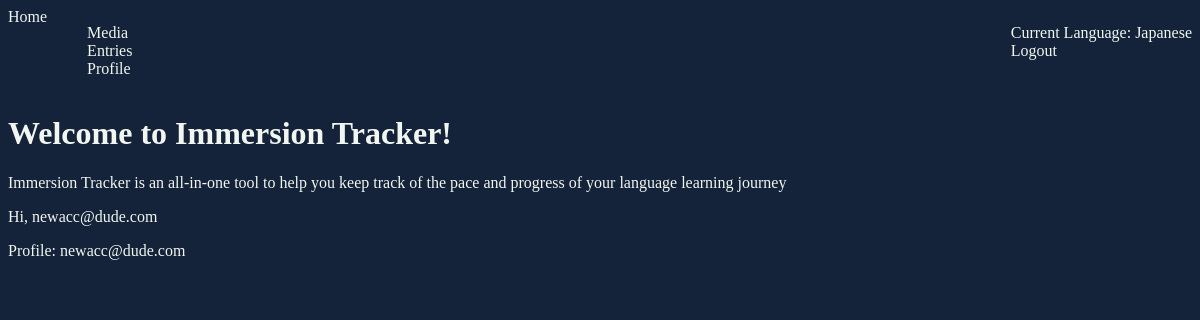
Page / (signed in) on the committed database.
### ImmersionTracker/accounts/models.py (models this page shows, shortened)
class ImmersionTrackerUser(auth_models.AbstractBaseUser, auth_models.PermissionsMixin):
    MAX_EMAIL_LENGTH = 150
    MAX_FIRST_NAME_LENGTH = 150
    MAX_LAST_NAME_LENGTH = 150
    email = models.EmailField(
        _("email address"),
        max_length=MAX_EMAIL_LENGTH,
        unique=True,
        error_messages={
            "unique": _("A user with that email already exists."),
        },
    )
    first_name = models.CharField(_("first name"), max_length=MAX_FIRST_NAME_LENGTH, blank=True)
    last_name = models.CharField(_("last name"), max_length=MAX_LAST_NAME_LENGTH, blank=True)
    is_staff = models.BooleanField(
        _("staff status"),
        default=False,
        help_text=_("Designates whether the user can log into this admin site."),
    )
    is_active = models.BooleanField(
        _("active"),
        default=True,
        help_text=_(
            "Designates whether this user should be treated as active. "
            "Unselect this instead of deleting accounts."
        ),
    )
    date_joined = models.DateTimeField(_("date joined"), default=timezone.now)
    object = ImmersionTrackerUserManager()
    USERNAME_FIELD = 'email'

class Profile(models.Model):
    NICKNAME_MAX_LENGTH = 20
    nickname = models.CharField(
        max_length=NICKNAME_MAX_LENGTH,
        blank=True,
        null=True,
    )
    current_language = models.ForeignKey('languages.Language', on_delete=models.SET_NULL, blank=True, null=True)
    user = models.OneToOneField(
        ImmersionTrackerUser,
        on_delete=models.CASCADE,
        related_name='profile',
        primary_key=True,
    )
    def __str__(self):
        display_name = self.nickname if self.nickname else self.user.email
        return f"{display_name}"

### ImmersionTracker/languages/models.py (models this page shows, shortened)
class Language(models.Model):
    LANGUAGE_NAME_MAX_LENGTH = 20
    name = models.CharField(
        max_length=LANGUAGE_NAME_MAX_LENGTH,
        null=False,
        blank=False,
    )
    user_profile = models.ForeignKey(
        Profile,
        on_delete=models.CASCADE,
        related_name='languages',
        null=False,
        blank=False,
    )

### ImmersionTracker/web/views.py (the view)
# urls.py: path('', IndexView.as_view(), name='index'),
class IndexView(views.TemplateView):
    template_name = 'web/index.html'

### templates/web/index.html
{% extends 'base.html' %}
{% block main_content %}
    <h1> Welcome to Immersion Tracker! </h1>
    <div> Immersion Tracker is an all-in-one tool
        to help you keep track of the pace and progress of your language learning journey</div>
    <p> Hi, {{ request.user }}</p>
    <p> Profile: {{ request.user.profile }}</p>
{% endblock %}

### templates/base.html (shortened to what this page needs)
{% load static %}
<!DOCTYPE html>
<html lang="en">
<head>
    <link rel="stylesheet" href="{% static 'style/style.css' %}">
</head>
<body>
    <header>
        <div class="go-to-index-btn">
            <a href="{% url 'index' %}"> Home </a>
        </div>
        <div class="navigation">
            <ul>
                {% if request.user.is_authenticated %}
                    <li><a href="{% url 'all_media' %}"> Media </a></li>
                    <li><a href="{% url 'all_entries' %}"> Entries </a></li>
                    <li><a href="{% url 'profile_details' pk=request.user.id %}"> Profile </a></li>
                {% endif %}
            </ul>
            <ul>
                {% if request.user.is_authenticated %}
                    <li><a href="{% url 'languages_index' %}">Current Language:</a>
                        {% if request.user.profile.current_language %}
                            {{ request.user.profile.current_language.name }}
                        {% else %}
                            None
                        {% endif %}
                    </li>
                    <li><a href="{% url 'logout' %}"> Logout </a></li>
                {% else %}
                    <li><a href="{% url 'login' %}"> Log In </a></li>
                    <li><a href="{% url 'register_account' %}"> Register </a></li>
                {% endif %}
            </ul>
        </div>
    </header>
    {% block main_content %}
    {% endblock %}
</body>
</html>

### staticfiles/style/main.css (style rules this page uses)
body { background-color: #14233a; color: #f1f6f0; }
a { color: inherit; text-decoration: none; }

### staticfiles/style/header_and_footer.css (style rules this page uses)
header, footer { display: flex; flex-direction: row; }
.navigation { display: flex; flex-direction: row; justify-content: space-between; flex: 1; }
.navigation > ul { list-style-type: none; }
.go-to-index-btn { flex: 0; }

### rows in the picture
ImmersionTrackerUser: user.profile.current_language.name "Japanese", user "newacc@dude.com", user.profile "newacc@dude.com"
